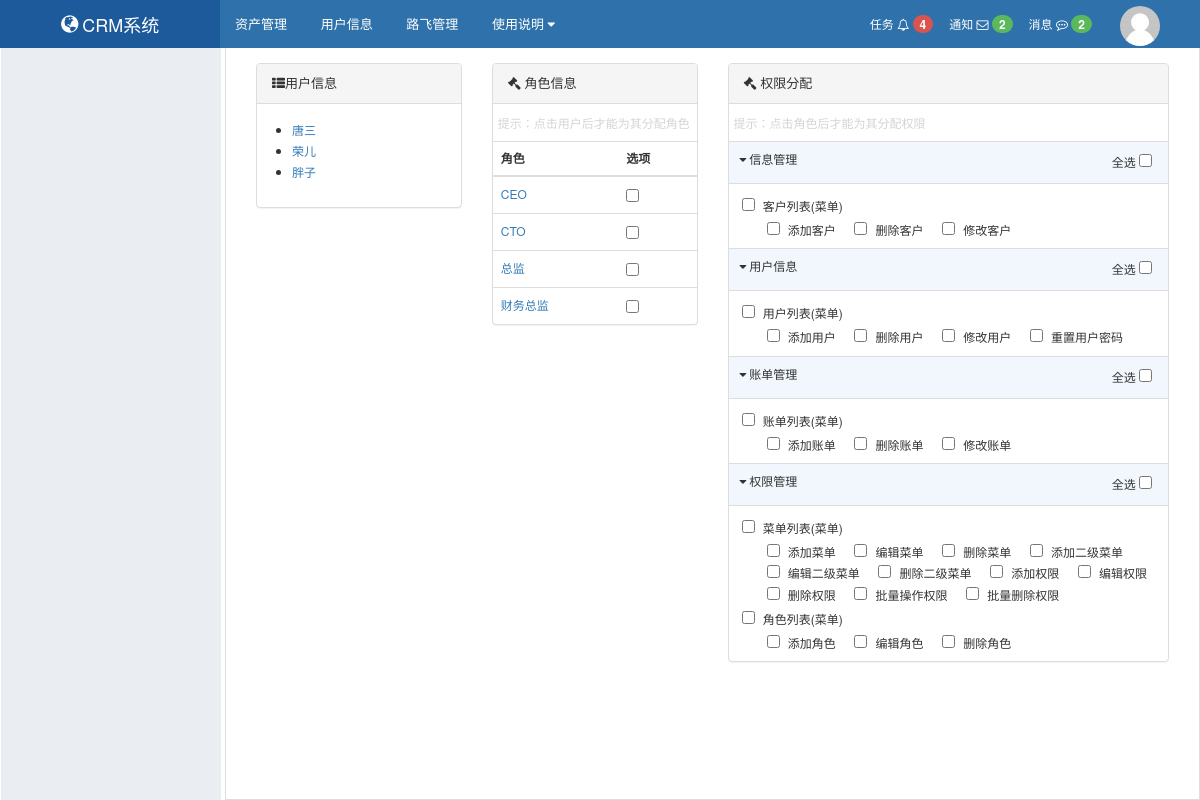
Page /rbac/distribute/permissions/ on the committed database.
### rbac/models.py (models this page shows, shortened)
class UserInfo(models.Model):
    name = models.CharField(verbose_name='用户名', max_length=32)
    password = models.CharField(verbose_name='密码', max_length=64)
    email = models.CharField(verbose_name='邮箱', max_length=32)
    roles = models.ManyToManyField(verbose_name='拥有的所有角色', to='Role', blank=True)

class Role(models.Model):
    title = models.CharField(verbose_name='角色名称', max_length=32)
    permissions = models.ManyToManyField(verbose_name='拥有的所有权限', to='Permission', blank=True)

class Menu(models.Model):
    title = models.CharField(verbose_name='标题', max_length=32)
    icon = models.CharField(verbose_name="图标", max_length=32, null=True, blank=True, help_text="图标")

class Permission(models.Model):
    title = models.CharField(verbose_name='标题', max_length=32)
    url = models.CharField(verbose_name='含正则的URL', max_length=128)
    name = models.CharField(verbose_name="url别名", unique=True, max_length=64)
    menu = models.ForeignKey(
        verbose_name="所属菜单", on_delete=models.SET_NULL, to="Menu", null=True, blank=True,
        help_text='null表示不是菜单;非null表示是二级菜单')
    pid = models.ForeignKey(verbose_name="关联权限", on_delete=models.SET_NULL, to="Permission", null=True,
                            related_name="parents",
                            blank=True, help_text='对于非菜单权限需要选择一个可以成为菜单的权限，用户做默认展开和选中菜单'
                            )

### rbac/views/menu.py (the view, shortened to what this page needs)
def distribute_permissions(request):
    user_id = request.GET.get('uid')  # 获取用户id
    user_object = UserInfo.objects.filter(id=user_id).first()  # 查询用户
    user_id = user_id if user_object else None  # 判断用户对象是否存在
    role_id = request.GET.get('rid')  # 获取角色id
    role_object = Role.objects.filter(id=role_id).first()  # 查询用户
    role_id = role_id if role_object else None  # 判断角色对象是否存在
    user_has_roles = user_object.roles.all() if user_id else [] # 获取用户的角色
    user_has_roles_dict = {item.id: None for item in user_has_roles}
    if role_object:  # 获取选中角色的权限
        user_has_permissions = role_object.permissions.all()
        user_has_permissions_dict = {item.id: None for item in user_has_permissions}
    elif user_object:  # 选择用户未选择角色
        user_has_permissions = user_object.roles.filter(permissions__id__isnull=False).values('id',
                                                                                              'permissions').distinct()
        user_has_permissions_dict = {item['permissions']: None for item in user_has_permissions}
    else:
        user_has_permissions_dict = {}
    all_user_list = UserInfo.objects.all()
    all_role_list = Role.objects.all()
    all_menu_list = Menu.objects.values('id', 'title')
    all_menu_dict = {}
    for item in all_menu_list:
        item['children'] = []
        all_menu_dict[item['id']] = item
    all_second_menu_list = Permission.objects.filter(menu__isnull=False).values('id', 'title', 'menu_id')
    all_second_menu_dict = {}
    for row in all_second_menu_list:
        row['children'] = []
        all_second_menu_dict[row['id']] = row
        menu_id = row['menu_id']
        all_menu_dict[menu_id]['children'].append(row)
    all_permission_list = Permission.objects.filter(menu__isnull=True).values('id', 'title', 'pid_id')
    for row in all_permission_list:
        pid = row['pid_id']
        if not pid:
            continue
        all_second_menu_dict[pid]['children'].append(row)
    result = {
        'user_list': all_user_list,
        'role_list': all_role_list,
        'all_menu_list': all_menu_list,
        'user_id': user_id,
        'role_id': role_id,
        'user_has_roles_dict': user_has_roles_dict,
        'user_has_permissions_dict': user_has_permissions_dict
    }
    return render(request, "distribute_permissions.html", result)

### rbac/templates/distribute_permissions.html (shortened to what this page needs)
{% extends "layout.html" %}
{% block content %}
    <div class="luffy-container">
        <div class="col-md-3 user-area">
            <div class="panel panel-default">
                <div class="panel-heading"><i class="fa fa-th-list" aria-hidden="true"></i>用户信息</div>
                <div class="panel-body">
                    <ul>
                        {% for row in user_list %}
                            <li class="{% if row.id|safe == user_id %}active{% endif %}">
                                <a href="?uid={{ row.id }}">{{ row.name }}</a>
                            </li>
                        {% endfor %}
                    </ul>
                </div>
            </div>
        </div>
        <div class="col-md-3 role-area">
            <form method="post">
                <div class="panel panel-default">
                    <div class="panel-heading">
                        <i class="fa fa-gavel" aria-hidden="true"></i> 角色信息
                    </div>
                    <div class="panel-body" style="color: #d4d4d4;padding:10px  5px;">提示：点击用户后才能为其分配角色</div>
                    <table class="table">
                        <thead>
                        <tr>
                            <th>角色</th>
                            <th>选项</th>
                        </tr>
                        </thead>
                        <tbody>
                        {% for row in role_list %}
                            <tr class="{% if row.id|safe == role_id %}active{% endif %}">
                                <td>
                                    {% if user_id %}
                                        <a href="?uid={{ user_id }}&rid={{ row.id }}">{{ row.title }}</a>
                                    {% else %}
                                        <a href="?rid={{ row.id }}">{{ row.title }}</a>
                                    {% endif %}
                                </td>
                                <td>
                                    <input value="{{ row.id }}" {% if row.id in user_has_roles_dict %}checked{% endif %}
                                           type="checkbox" name="roles">
                                </td>
                            </tr>
                        {% endfor %}
                        </tbody>
                    </table>
                </div>
            </form>
        </div>
        <div class="col-md-6  permission-area">
            <form method="post">
                <div class="panel panel-default">
                    <div class="panel-heading">
                        <i class="fa fa-gavel" aria-hidden="true"></i> 权限分配
                    </div>
                    <div class="panel-body" style="color: #d4d4d4;padding:10px  5px;">提示：点击角色后才能为其分配权限</div>
                    <table class="table">
                        <tbody>
                        {% for item in all_menu_list %}
                            <tr class="root">
                                <td>
                                    <i class="fa fa-caret-down" aria-hidden="true"></i>{{ item.title }}
                                    <div class="select-help">
                                        <div class="check-all">
                                            <label for="check_all_{{ item.id }}">全选</label>
                                            <input id="check_all_{{ item.id }}" type="checkbox">
                                        </div>
                                    </div>
                                </td>
                            </tr>
                            {% if item.children %}
                                <tr class="node">
                                    <td>
                                        {% for node in item.children %}
                                            <div class="parent">
                                                <input id="permission_{{ node.id }}" value="{{ node.id }}"
                                                       type="checkbox" name="permissions">
                                                <label for="permission_{{ node.id }}">{{ node.title }}(菜单)</label>
                                            </div>
                                            <div class="children">
                                                {% for child in node.children %}
                                                    <div class="child">
                                                        <input id="permission_{{ child.id }}" value="{{ child.id }}"
                                                               name="permissions" type="checkbox">
                                                        <label for="permission_{{ child.id }}">{{ child.title }}</label>
                                                    </div>
                                                {% endfor %}
                                            </div>
                                        {% endfor %}
                                    </td>
                                </tr>
                            {% endif %}
                        {% endfor %}
                        </tbody>
                    </table>
                </div>
            </form>
        </div>
    </div>
{% endblock %}

### web/static/css/commons.css (style rules this page uses)
body { margin: 0; }

### web/templates/layout.html (style rules this page uses)
body { margin: 0; }
.luffy-container { padding: 15px; }

### rbac/templates/distribute_permissions.html (style rules this page uses)
table { font-size: 12px; }
.user-area ul { padding-left: 20px; }
.user-area li { cursor: pointer; padding: 2px 0; }
.user-area li a { display: block; }
.role-area tr td a { display: block; }
.panel-body { font-size: 12px; }
.permission-area tr.root { background-color: #f1f7fd; }
.permission-area tr.root td i { margin: 3px; }
.permission-area .node input[type='checkbox'] { margin: 0 5px; }
.permission-area .node .parent { padding: 5px 0; }
.permission-area .node label { font-weight: normal; margin-bottom: 0; font-size: 12px; }
.permission-area .node .children { padding: 0 0 0 20px; }
.permission-area .node .children .child { display: inline-block; margin: 2px 5px; }
.select-help { float: right; }
.select-help label { font-weight: normal; cursor: pointer; }
.select-help .check-all { float: left; display: inline-block; margin-right: 8px; }

### rows in the picture
UserInfo: name "唐三"
UserInfo: name "荣儿"
UserInfo: name "胖子"
Role: title "CEO"
Role: title "CTO"
Role: title "总监"
Role: title "财务总监"
Menu: title "信息管理"
Permission: title "客户列表"
Permission: title "添加客户"
Permission: title "删除客户"
Permission: title "修改客户"
Menu: title "用户信息"
Permission: title "用户列表"
Permission: title "添加用户"
Permission: title "删除用户"
Permission: title "修改用户"
Permission: title "重置用户密码"
Menu: title "账单管理"
Permission: title "账单列表"
Permission: title "添加账单"
Permission: title "删除账单"
Permission: title "修改账单"
Menu: title "权限管理"
Permission: title "菜单列表"
Permission: title "添加菜单"
Permission: title "编辑菜单"
Permission: title "删除菜单"
Permission: title "添加二级菜单"
Permission: title "编辑二级菜单"
Permission: title "删除二级菜单"
Permission: title "添加权限"
Permission: title "编辑权限"
Permission: title "删除权限"
Permission: title "批量操作权限"
Permission: title "批量删除权限"
Permission: title "角色列表"
Permission: title "添加角色"
Permission: title "编辑角色"
Permission: title "删除角色"
